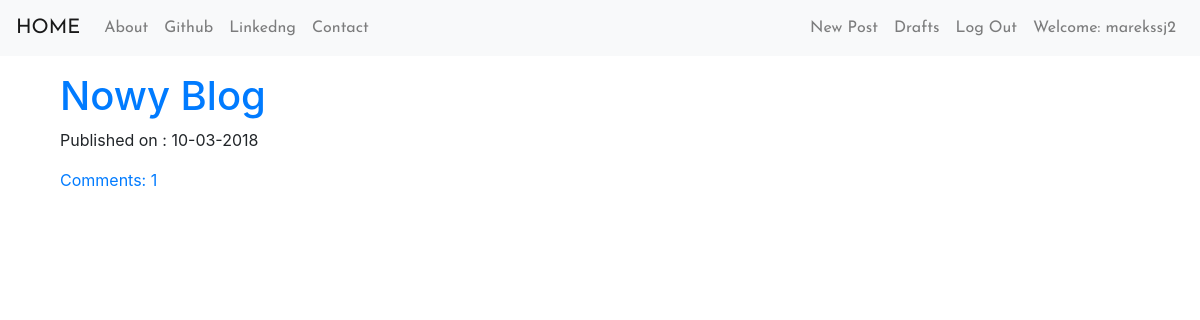
The app's page / (signed in) with its own data.
### blog/models.py (models this page shows, shortened)
class Post(models.Model):
    author = models.ForeignKey('auth.User', on_delete=models.CASCADE)
    title = models.CharField(max_length=200)
    text = models.TextField()
    created_date = models.DateTimeField(default=timezone.now)
    published_date = models.DateTimeField(blank=True, null= True)
    def approve_comments(self):
        return self.comments.filter(approved_comment=True)

### blog/views.py (the view)
# urls.py: path('', views.PostListView.as_view(), name='post_list'),
class PostListView(ListView):
    model = Post
    def get_queryset(self):
        return Post.objects.filter(published_date__lte=timezone.now()).order_by('-published_date')

### blog/templates/blog/post_list.html
{% extends "blog/base.html" %}
{% block body_block %}
<div class="centerstage">
  {% for post in post_list %}
    <div class="post">
      <h1><a href="{% url 'post_detail' pk=post.pk %}">{{post.title}}</a></h1>
      <div class="date">
        <p>Published on : {{post.published_date|date:"d-m-Y"}}</p>
      </div>
      <a href="{% url 'post_detail' pk=post.pk %}">Comments: {{post.approve_comments.count}}</a>
    </div>
  {% endfor %}
</div>
{% endblock %}

### blog/templates/blog/base.html (shortened to what this page needs)
<!DOCTYPE html>
{% load staticfiles %}
<html>
  <head>
    <link rel="stylesheet" href="https://maxcdn.bootstrapcdn.com/bootstrap/4.0.0/css/bootstrap.min.css">
    <link href="https://cdnjs.cloudflare.com/ajax/libs/summernote/0.8.9/summernote-lite.css" rel="stylesheet">
    <link rel="stylesheet" href="{% static 'css/blog.css' %}">
  </head>
  <body>
    <nav class="navbar navbar-expand-lg navbar-light bg-light josefinfont">
      <a class="navbar-brand" href="{% url 'post_list' %}">HOME</a>
      <div class="collapse navbar-collapse" id="navbarNavAltMarkup">
        <ul class="navbar-nav mr-auto">
          <li><a class="nav-item nav-link" href="{% url 'about' %}">About</a></li>
          <li><a class="nav-item nav-link" href="https://www.github.com">Github</a></li>
          <li><a class="nav-item nav-link" href="https://www.linkedin.com">Linkedng</a></li>
          <li><a class="nav-item nav-link" href="{% url 'contact' %}">Contact</a></li>
        </ul>
        <ul class="navbar-nav ml-auto">
          {% if user.is_authenticated %}
          <li><a class="nav-item nav-link" href="{% url 'post_new' %}">New Post</a></li>
          <li><a class="nav-item nav-link" href="{% url 'post_draft_list' %}">Drafts</a></li>
          <li><a class="nav-item nav-link" href="{% url 'logout' %}">Log Out</a></li>
          <li><a class="nav-item nav-link">Welcome: {{user.username}}</a></li>
          {% else %}
            <li><a class="nav-item nav-link navbar-right" href="{% url 'login' %}"><span class='glyphicon glyphicon-user'></span>Login</a></li>
          {% endif %}
        </ul>
      </div>
    </nav>
    <div class="content container mt-3">
      <div class="col-md-12">
        <div class="blog_posts">
          {% block body_block %}
          {% endblock %}
        </div>
      </div>
    </div>
  </body>
</html>

### blog/static/css/blog.css (style rules this page uses)
.josefinfont { font-family: 'Josefin Sans', sans-serif; font-size: :1.5em; margin-bottom: 10px; }
.centerstage { margin-left:auto; margin-right: auto; }

### records on screen
Post: title "Nowy Blog", published_date "10-03-2018", approve_comments.count "1"

### other values on screen
{{ user.username }} "marekssj2"
